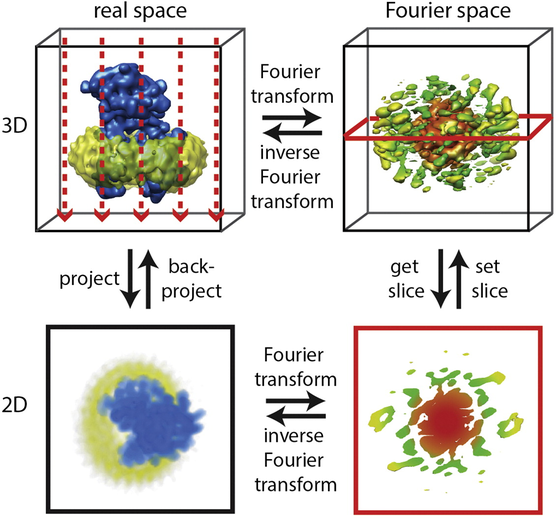
#> input picture img/introduction/central_slice_theorem.png, 559 x 519 px, shrunk from 1137 x 1056 before the run, given in place of moyai.jpg, which was not available
$ python filter.py
#> lines starting #> are read from the running program, lines starting #| are printed output that depends on the picture; pictures that were not available may be replaced by others from this repository, and a replacement may not be noted
#!/usr/bin/env python3

from pathlib import Path
import numpy as np
from PIL import Image
from scipy.fft import fftn, fftshift, ifftn, ifftshift
from skimage.util import random_noise
import napari

def smoothstep_normalized(arr, min_val, max_val):
    rng = max_val - min_val
    normalized = (arr - min_val) / rng
    smooth = np.where(
        normalized < 0,
        0,
        np.where(normalized <= 1, 3 * normalized**2 - 2 * normalized**3, 1),
    )
    return 1 - smooth


def annulus(shape, start, end, padding=0.0):
    center = shape[0] / 2
    ranges = [np.arange(0, d) for d in shape]
    indices = np.stack(np.meshgrid(*ranges, indexing="ij"), axis=-1) + 0.5
    dists = np.linalg.norm(indices - center, axis=-1)

    radius = end * shape[0] / 2
    inner_radius = start * shape[0] / 2
    padding = padding * shape[0] / 2
    mask = smoothstep_normalized(dists, radius, radius + padding)
    if inner_radius:
        inner_mask = smoothstep_normalized(dists, inner_radius, inner_radius + padding)
        mask -= inner_mask
    return mask


if __name__ == '__main__':
    im = Image.open('moyai.jpg').convert('L')
    a = np.asarray(im)
    a = random_noise(a, var=0.5)
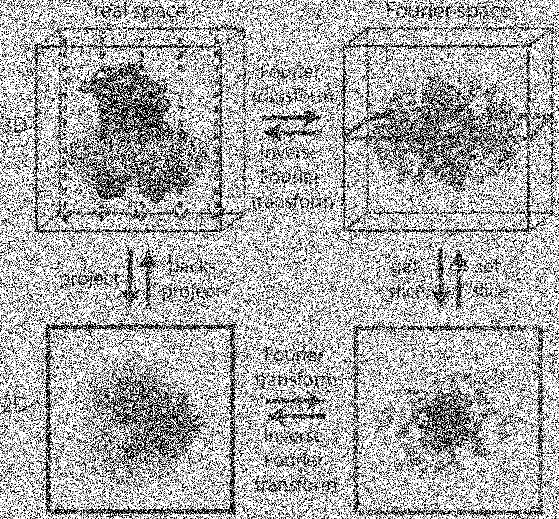
#> a: shape (519, 559) float64; min 0, max 1, mean 0.671
    ft = fftshift(fftn(a))
    ps = np.log(np.abs(ft)**2 - 1)
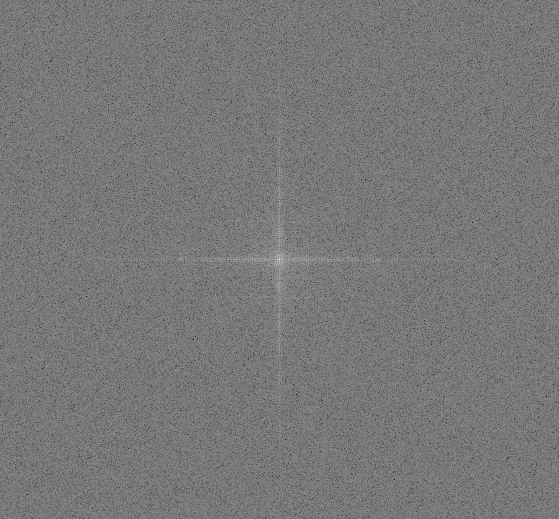
#> ps: shape (519, 559) float64; min -2.83, max 24.36, mean 10; drawn with min black and max white

    lowpass = annulus(a.shape, 0, .05, padding=0.01)
    bandpass = annulus(a.shape, .02, .15, padding=0.01)
    highpass = annulus(a.shape, .1, 2, padding=0.01)

    ft_low = ft * lowpass
    ft_band = ft * bandpass
    ft_high = ft * highpass

    ps_low = np.log(np.abs(ft_low)**2 - 1)
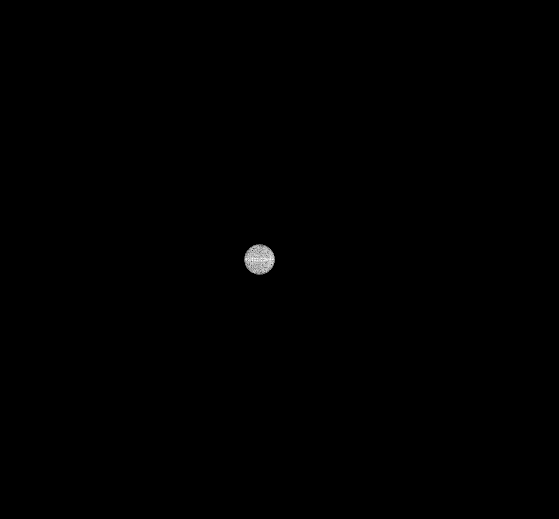
#> ps_low: shape (519, 559) float64; 99.74% of the values are NaN or infinite; the others: min 0.87, max 15.3, mean 10.51; drawn with min black, max white, NaN and infinite black
    ps_band = np.log(np.abs(ft_band)**2 - 1)
    ps_high = np.log(np.abs(ft_high)**2 - 1)
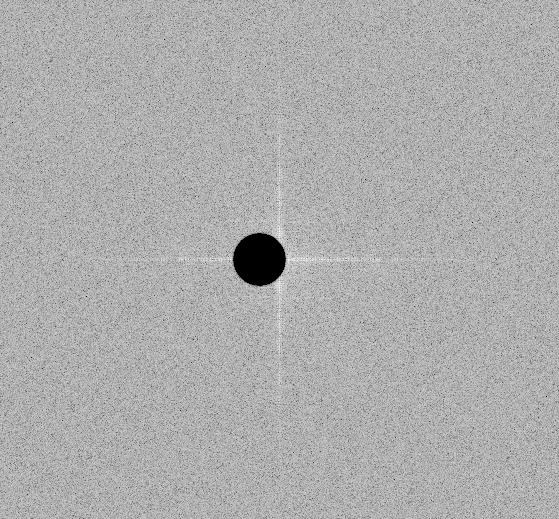
#> ps_high: shape (519, 559) float64; 0.73% of the values are NaN or infinite; the others: min -2.83, max 15.83, mean 9.98; drawn with min black, max white, NaN and infinite black

    low = ifftn(ifftshift(ft_low)).real
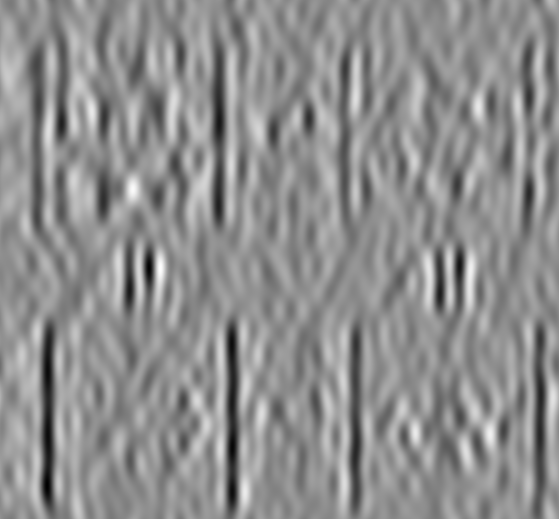
#> low: shape (519, 559) float64; min -0.134, max 0.105, mean 1.4e-19; drawn with min black and max white
    band = ifftn(ifftshift(ft_band)).real
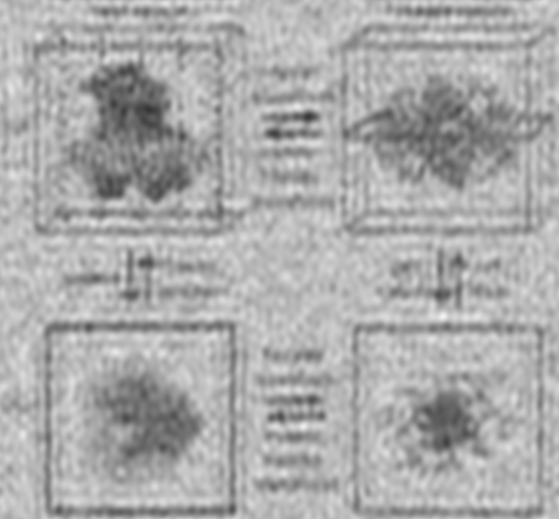
#> band: shape (519, 559) float64; min 0.206, max 0.957, mean 0.671
    high = ifftn(ifftshift(ft_high)).real
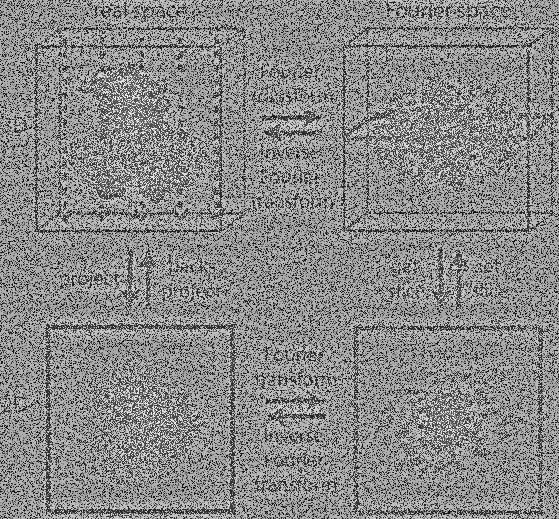
#> high: shape (519, 559) float64; min -0.842, max 0.721, mean 4.9e-20; drawn with min black and max white

    v = napari.Viewer()
    v.add_image(a)
    v.add_image(low)
    v.add_image(band)
    v.add_image(high)

    il = v.add_image(ps)
    v.add_image(ps_low).contrast_limits = il.contrast_limits
    v.add_image(ps_band).contrast_limits = il.contrast_limits
    v.add_image(ps_high).contrast_limits = il.contrast_limits

    v.grid.enabled = True
    v.grid.stride = -1
    v.grid.shape = (-1, 4)

    v.export_figure(Path(__file__).parent.parent / 'img/introduction/filtering.png')
    # needs modification...

$ run again, on img/introduction/ctf_defocus_1d.png
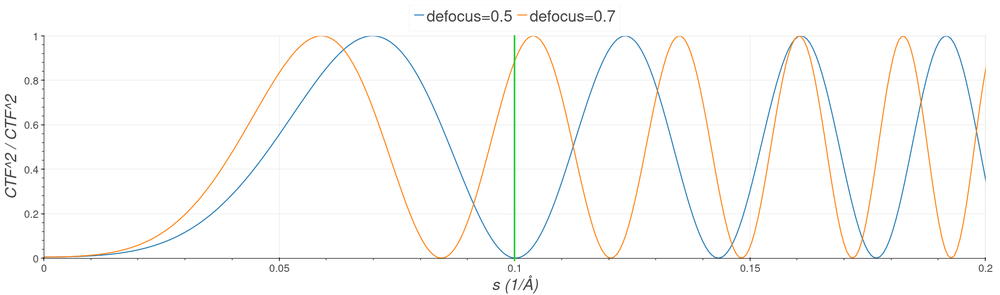
#> input picture img/introduction/ctf_defocus_1d.png, 1000 x 295 px, shrunk from 2033 x 600 before the run, given in place of moyai.jpg, which was not available
#> `ps_high = np.log(np.abs(ft_high)**2 - 1)`:
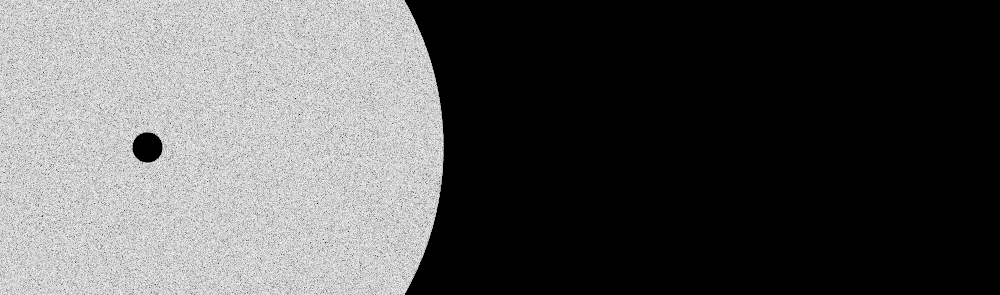
#> ps_high: shape (295, 1000) float64; 57.11% of the values are NaN or infinite; the others: min -2.4, max 12.95, mean 9.91; drawn with min black, max white, NaN and infinite black
#> `high = ifftn(ifftshift(ft_high)).real`:
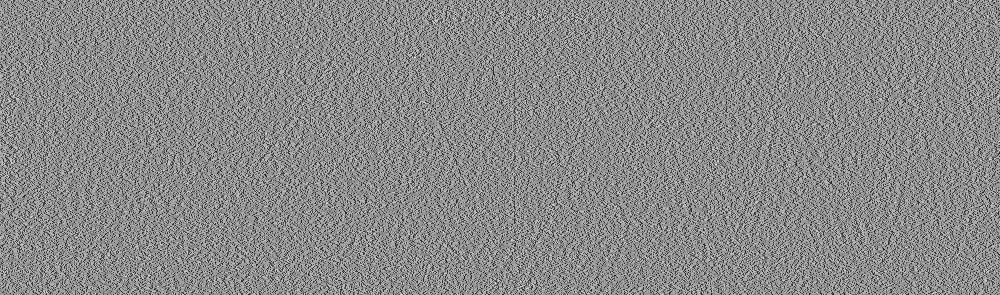
#> high: shape (295, 1000) float64; min -0.515, max 0.443, mean -5.65e-22; drawn with min black and max white
